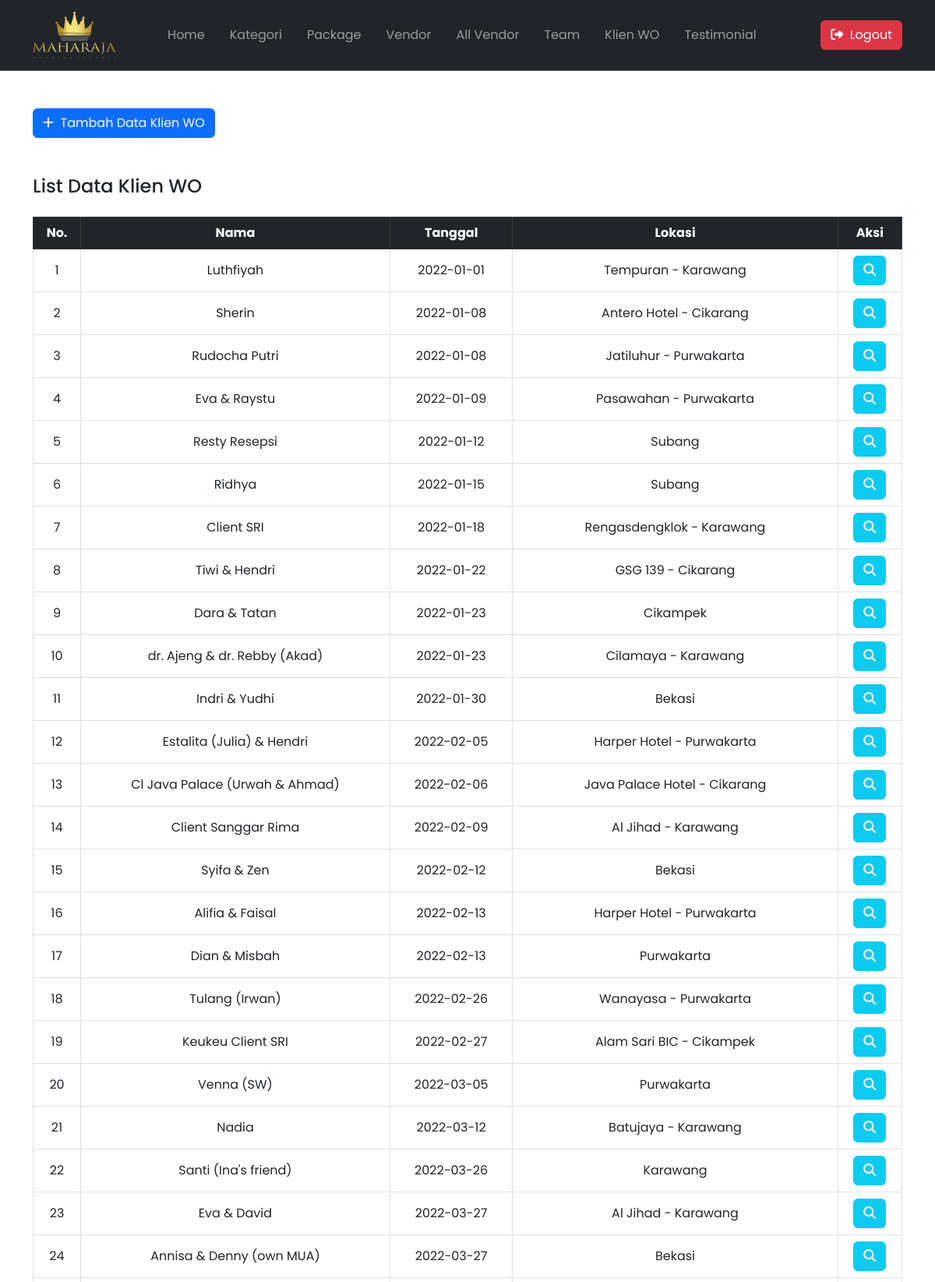
Page /adminpanel/klien.php (signed in, upper part) on the committed database.
### tables this page shows
CREATE TABLE `klien` (
  `id` int(11) NOT NULL,
  `nama` varchar(255) NOT NULL,
  `tanggal` date NOT NULL,
  `lokasi` varchar(255) NOT NULL
);

### adminpanel/klien.php (the view, shortened to what this page needs)
<?php
    require "../koneksi.php";
    $queryKlien = mysqli_query($con, "SELECT * FROM klien WHERE id ORDER BY tanggal");
    $jumlahKlien = mysqli_num_rows($queryKlien);
?>
<!DOCTYPE html>
<html lang="en">
<head>
    <link href="https://cdn.jsdelivr.net/npm/bootstrap@5.3.0/dist/css/bootstrap.min.css" rel="stylesheet" />
    <link rel="stylesheet" href="https://cdnjs.cloudflare.com/ajax/libs/font-awesome/6.4.0/css/all.min.css" />
</head>
<body>
    <?php require "navbar.php"; ?>
    <div class="container my-5">
        <button type="button" class="btn btn-primary" data-bs-toggle="modal" data-bs-target="#exampleModal">
            <i class="fa-solid fa-plus"></i>&nbsp;&nbsp;Tambah Data Klien WO
        </button>
    </div>
    <div class="container mt-3 mb-4">
        <h4>List Data Klien WO</h4>
        <div class="table-responsive mt-4">
            <table class="table table-hover table-bordered">
                <thead class="table-dark text-center">
                    <tr>
                    <th scope="col">No.</th>
                    <th scope="col">Nama</th>
                    <th scope="col">Tanggal</th>
                    <th scope="col">Lokasi</th>
                    <th scope="col">Aksi</th>
                    </tr>
                </thead>
                <tbody>
                    <?php
                        if($jumlahKlien==0){
                    ?>
                        <tr>
                            <td colspan="5" class="text-center">Tidak Ada Data Klien WO</td>
                        </tr>
                    <?php
                        }
                        else{
                            $jumlah = 1;
                            while($data=mysqli_fetch_array($queryKlien)){
                    ?>
                            <tr class="text-center align-middle">
                                <td><?php echo $jumlah; ?></td>
                                <td><?php echo $data['nama']; ?></td>
                                <td><?php echo $data['tanggal']; ?></td>
                                <td><?php echo $data['lokasi']; ?></td>
                                <td>
                                    <a href="klien-detail.php?p=<?php echo $data['id']; ?>" class="btn btn-info text-white" type=""><i class="fa-solid fa-search"></i></a>
                                </td>
                            </tr>
                    <?php
                            $jumlah++;
                            }
                        }
                    ?>
                </tbody>
                </table>
        </div>
    </div>
</body>
</html>

### adminpanel/klien.php (style rules this page uses)
* { font-family: "Poppins", sans-serif; scroll-behavior: smooth; }

### rows in the picture
klien: nama "Luthfiyah", tanggal "2022-01-01", lokasi "Tempuran - Karawang"
klien: nama "Sherin", tanggal "2022-01-08", lokasi "Antero Hotel - Cikarang"
klien: nama "Rudocha Putri", tanggal "2022-01-08", lokasi "Jatiluhur - Purwakarta"
klien: nama "Eva & Raystu", tanggal "2022-01-09", lokasi "Pasawahan - Purwakarta"
klien: nama "Resty Resepsi", tanggal "2022-01-12", lokasi "Subang"
klien: nama "Ridhya", tanggal "2022-01-15", lokasi "Subang"
klien: nama "Client SRI", tanggal "2022-01-18", lokasi "Rengasdengklok - Karawang"
klien: nama "Tiwi & Hendri", tanggal "2022-01-22", lokasi "GSG 139 - Cikarang"
klien: nama "Dara & Tatan", tanggal "2022-01-23", lokasi "Cikampek"
klien: nama "dr. Ajeng & dr. Rebby (Akad)", tanggal "2022-01-23", lokasi "Cilamaya - Karawang"
klien: nama "Indri & Yudhi", tanggal "2022-01-30", lokasi "Bekasi"
klien: nama "Estalita (Julia) & Hendri", tanggal "2022-02-05", lokasi "Harper Hotel - Purwakarta"
klien: nama "Cl Java Palace (Urwah & Ahmad)", tanggal "2022-02-06", lokasi "Java Palace Hotel - Cikarang"
klien: nama "Client Sanggar Rima", tanggal "2022-02-09", lokasi "Al Jihad - Karawang"
klien: nama "Syifa & Zen", tanggal "2022-02-12", lokasi "Bekasi"
klien: nama "Alifia & Faisal", tanggal "2022-02-13", lokasi "Harper Hotel - Purwakarta"
klien: nama "Dian & Misbah", tanggal "2022-02-13", lokasi "Purwakarta"
klien: nama "Tulang (Irwan)", tanggal "2022-02-26", lokasi "Wanayasa - Purwakarta"
klien: nama "Keukeu Client SRI", tanggal "2022-02-27", lokasi "Alam Sari BIC - Cikampek"
klien: nama "Venna (SW)", tanggal "2022-03-05", lokasi "Purwakarta"
klien: nama "Nadia", tanggal "2022-03-12", lokasi "Batujaya - Karawang"
klien: nama "Santi (Ina's friend)", tanggal "2022-03-26", lokasi "Karawang"
klien: nama "Eva & David", tanggal "2022-03-27", lokasi "Al Jihad - Karawang"
klien: nama "Annisa & Denny (own MUA)", tanggal "2022-03-27", lokasi "Bekasi"
